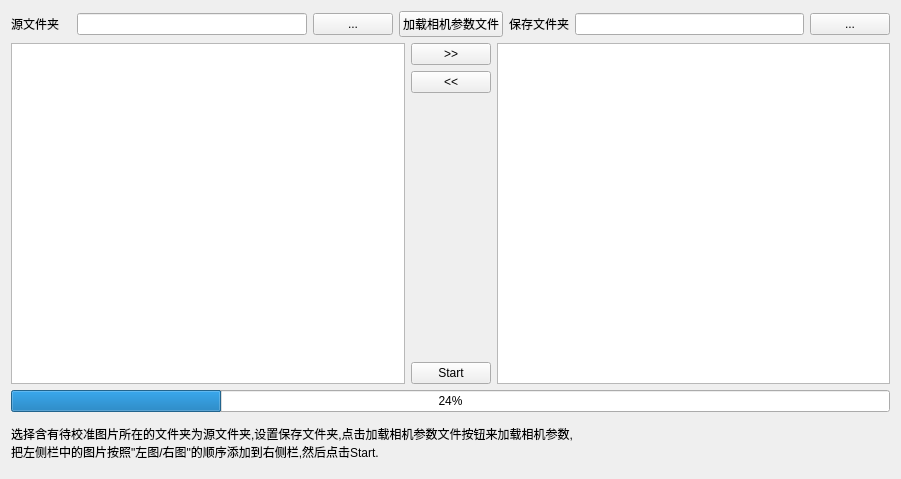
<?xml version="1.0" encoding="UTF-8"?>
<ui version="4.0">
 <class>EvisionRectify</class>
 <widget class="QWidget" name="EvisionRectify">
  <property name="geometry">
   <rect>
    <x>0</x>
    <y>0</y>
    <width>901</width>
    <height>479</height>
   </rect>
  </property>
  <property name="windowTitle">
   <string>EvisionRectify</string>
  </property>
  <layout class="QGridLayout" name="gridLayout">
   <item row="1" column="1">
    <widget class="QLineEdit" name="lineEdit_src"/>
   </item>
   <item row="2" column="4">
    <widget class="QPushButton" name="pushButton_addTotargetList">
     <property name="text">
      <string>&gt;&gt;</string>
     </property>
    </widget>
   </item>
   <item row="5" column="4">
    <widget class="QPushButton" name="pushButton_Start">
     <property name="text">
      <string>Start</string>
     </property>
    </widget>
   </item>
   <item row="2" column="5" rowspan="4" colspan="4">
    <widget class="QListWidget" name="listWidget_Target"/>
   </item>
   <item row="1" column="0">
    <widget class="QLabel" name="label_2">
     <property name="minimumSize">
      <size>
       <width>60</width>
       <height>0</height>
      </size>
     </property>
     <property name="maximumSize">
      <size>
       <width>60</width>
       <height>16777215</height>
      </size>
     </property>
     <property name="text">
      <string>源文件夹</string>
     </property>
    </widget>
   </item>
   <item row="2" column="0" rowspan="4" colspan="4">
    <widget class="QListWidget" name="listWidget_Src">
     <property name="selectionRectVisible">
      <bool>true</bool>
     </property>
    </widget>
   </item>
   <item row="3" column="4">
    <widget class="QPushButton" name="pushButton_RemoveFromTarget">
     <property name="text">
      <string>&lt;&lt;</string>
     </property>
    </widget>
   </item>
   <item row="1" column="2">
    <widget class="QPushButton" name="pushButton_SelectSrc">
     <property name="text">
      <string>...</string>
     </property>
    </widget>
   </item>
   <item row="1" column="7">
    <widget class="QLineEdit" name="lineEdit_target"/>
   </item>
   <item row="1" column="8">
    <widget class="QPushButton" name="pushButton_SelectTarget">
     <property name="text">
      <string>...</string>
     </property>
    </widget>
   </item>
   <item row="1" column="6">
    <widget class="QLabel" name="label">
     <property name="minimumSize">
      <size>
       <width>60</width>
       <height>0</height>
      </size>
     </property>
     <property name="maximumSize">
      <size>
       <width>60</width>
       <height>50</height>
      </size>
     </property>
     <property name="text">
      <string>保存文件夹</string>
     </property>
    </widget>
   </item>
   <item row="1" column="3" colspan="3">
    <widget class="QPushButton" name="pushButton_SelectCameraParams">
     <property name="text">
      <string>加载相机参数文件</string>
     </property>
    </widget>
   </item>
   <item row="6" column="0" colspan="9">
    <widget class="QProgressBar" name="progressBar">
     <property name="value">
      <number>24</number>
     </property>
    </widget>
   </item>
   <item row="7" column="0" colspan="9">
    <widget class="QLabel" name="label_3">
     <property name="maximumSize">
      <size>
       <width>16777215</width>
       <height>50</height>
      </size>
     </property>
     <property name="text">
      <string>选择含有待校准图片所在的文件夹为源文件夹,设置保存文件夹,点击加载相机参数文件按钮来加载相机参数,
把左侧栏中的图片按照&quot;左图/右图&quot;的顺序添加到右侧栏,然后点击Start.</string>
     </property>
    </widget>
   </item>
  </layout>
 </widget>
 <layoutdefault spacing="6" margin="11"/>
 <resources/>
 <connections>
  <connection>
   <sender>pushButton_SelectSrc</sender>
   <signal>clicked()</signal>
   <receiver>EvisionRectify</receiver>
   <slot>onPush_SelectSrcFolder()</slot>
   <hints>
    <hint type="sourcelabel">
     <x>293</x>
     <y>18</y>
    </hint>
    <hint type="destinationlabel">
     <x>206</x>
     <y>4</y>
    </hint>
   </hints>
  </connection>
  <connection>
   <sender>pushButton_SelectTarget</sender>
   <signal>clicked()</signal>
   <receiver>EvisionRectify</receiver>
   <slot>onPush_SelectTargetFolder()</slot>
   <hints>
    <hint type="sourcelabel">
     <x>698</x>
     <y>20</y>
    </hint>
    <hint type="destinationlabel">
     <x>613</x>
     <y>4</y>
    </hint>
   </hints>
  </connection>
  <connection>
   <sender>pushButton_SelectCameraParams</sender>
   <signal>clicked()</signal>
   <receiver>EvisionRectify</receiver>
   <slot>onPush_SelectCameraParamFile()</slot>
   <hints>
    <hint type="sourcelabel">
     <x>392</x>
     <y>21</y>
    </hint>
    <hint type="destinationlabel">
     <x>308</x>
     <y>2</y>
    </hint>
   </hints>
  </connection>
  <connection>
   <sender>pushButton_addTotargetList</sender>
   <signal>clicked()</signal>
   <receiver>EvisionRectify</receiver>
   <slot>onAddToTargetList()</slot>
   <hints>
    <hint type="sourcelabel">
     <x>368</x>
     <y>51</y>
    </hint>
    <hint type="destinationlabel">
     <x>354</x>
     <y>128</y>
    </hint>
   </hints>
  </connection>
  <connection>
   <sender>pushButton_RemoveFromTarget</sender>
   <signal>clicked()</signal>
   <receiver>EvisionRectify</receiver>
   <slot>onDeleteFromTargetList()</slot>
   <hints>
    <hint type="sourcelabel">
     <x>380</x>
     <y>73</y>
    </hint>
    <hint type="destinationlabel">
     <x>383</x>
     <y>242</y>
    </hint>
   </hints>
  </connection>
  <connection>
   <sender>pushButton_Start</sender>
   <signal>clicked()</signal>
   <receiver>EvisionRectify</receiver>
   <slot>onStart()</slot>
   <hints>
    <hint type="sourcelabel">
     <x>385</x>
     <y>548</y>
    </hint>
    <hint type="destinationlabel">
     <x>364</x>
     <y>477</y>
    </hint>
   </hints>
  </connection>
 </connections>
 <slots>
  <slot>onPush_SelectSrcFolder()</slot>
  <slot>onPush_SelectTargetFolder()</slot>
  <slot>onPush_SelectCameraParamFile()</slot>
  <slot>onAddToTargetList()</slot>
  <slot>onDeleteFromTargetList()</slot>
  <slot>onStart()</slot>
 </slots>
</ui>
